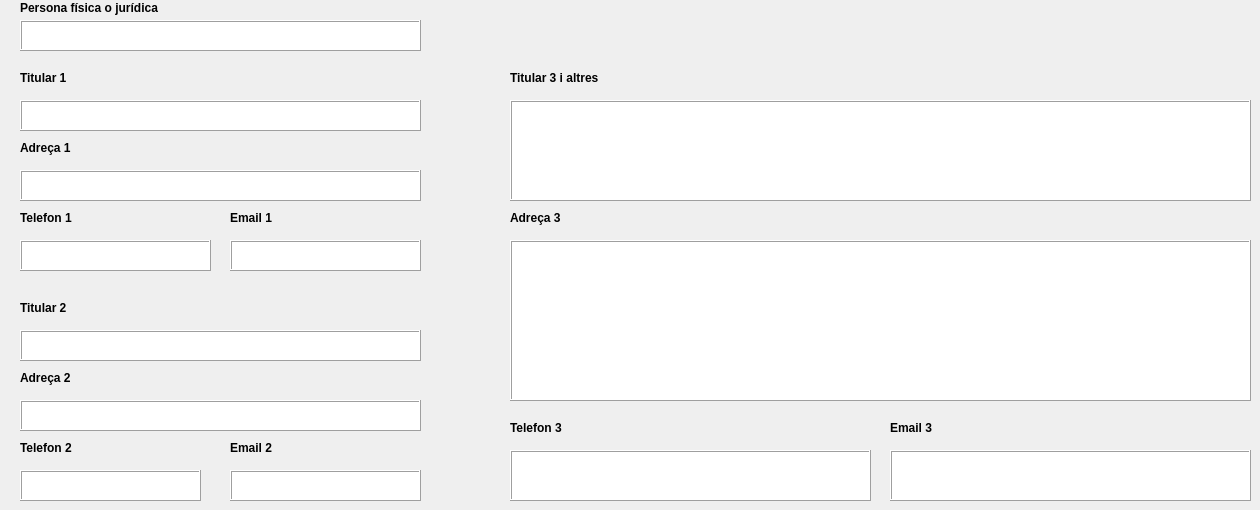
           <widget class="QWidget" name="tab">
            <attribute name="title">
             <string>DADES TITULARS</string>
            </attribute>
            <widget class="QLabel" name="label_26">
             <property name="geometry">
              <rect>
               <x>20</x>
               <y>0</y>
               <width>151</width>
               <height>16</height>
              </rect>
             </property>
             <property name="font">
              <font>
               <weight>75</weight>
               <bold>true</bold>
              </font>
             </property>
             <property name="text">
              <string>Persona física o jurídica</string>
             </property>
            </widget>
            <widget class="QTextEdit" name="pers_fis_jurid">
             <property name="geometry">
              <rect>
               <x>20</x>
               <y>20</y>
               <width>401</width>
               <height>31</height>
              </rect>
             </property>
             <property name="frameShape">
              <enum>QFrame::Box</enum>
             </property>
             <property name="frameShadow">
              <enum>QFrame::Raised</enum>
             </property>
            </widget>
            <widget class="QTextEdit" name="adresa_2">
             <property name="geometry">
              <rect>
               <x>20</x>
               <y>400</y>
               <width>401</width>
               <height>31</height>
              </rect>
             </property>
             <property name="frameShape">
              <enum>QFrame::Box</enum>
             </property>
             <property name="frameShadow">
              <enum>QFrame::Raised</enum>
             </property>
            </widget>
            <widget class="QTextEdit" name="tel_2">
             <property name="geometry">
              <rect>
               <x>20</x>
               <y>470</y>
               <width>181</width>
               <height>31</height>
              </rect>
             </property>
             <property name="frameShape">
              <enum>QFrame::Box</enum>
             </property>
             <property name="frameShadow">
              <enum>QFrame::Raised</enum>
             </property>
            </widget>
            <widget class="QLabel" name="label_4">
             <property name="geometry">
              <rect>
               <x>20</x>
               <y>300</y>
               <width>111</width>
               <height>16</height>
              </rect>
             </property>
             <property name="font">
              <font>
               <weight>75</weight>
               <bold>true</bold>
              </font>
             </property>
             <property name="text">
              <string>Titular 2</string>
             </property>
            </widget>
            <widget class="QLabel" name="label_21">
             <property name="geometry">
              <rect>
               <x>20</x>
               <y>440</y>
               <width>111</width>
               <height>16</height>
              </rect>
             </property>
             <property name="font">
              <font>
               <weight>75</weight>
               <bold>true</bold>
              </font>
             </property>
             <property name="text">
              <string>Telefon 2</string>
             </property>
            </widget>
            <widget class="QTextEdit" name="email_1">
             <property name="geometry">
              <rect>
               <x>230</x>
               <y>240</y>
               <width>191</width>
               <height>31</height>
              </rect>
             </property>
             <property name="frameShape">
              <enum>QFrame::Box</enum>
             </property>
             <property name="frameShadow">
              <enum>QFrame::Raised</enum>
             </property>
            </widget>
            <widget class="QLabel" name="label_2">
             <property name="geometry">
              <rect>
               <x>20</x>
               <y>70</y>
               <width>111</width>
               <height>16</height>
              </rect>
             </property>
             <property name="font">
              <font>
               <weight>75</weight>
               <bold>true</bold>
              </font>
             </property>
             <property name="autoFillBackground">
              <bool>false</bool>
             </property>
             <property name="text">
              <string>Titular 1</string>
             </property>
            </widget>
            <widget class="QTextEdit" name="adresa_1">
             <property name="geometry">
              <rect>
               <x>20</x>
               <y>170</y>
               <width>401</width>
               <height>31</height>
              </rect>
             </property>
             <property name="frameShape">
              <enum>QFrame::Box</enum>
             </property>
             <property name="frameShadow">
              <enum>QFrame::Raised</enum>
             </property>
            </widget>
            <widget class="QTextEdit" name="email_3">
             <property name="geometry">
              <rect>
               <x>890</x>
               <y>450</y>
               <width>361</width>
               <height>51</height>
              </rect>
             </property>
             <property name="frameShape">
              <enum>QFrame::Box</enum>
             </property>
             <property name="frameShadow">
              <enum>QFrame::Raised</enum>
             </property>
            </widget>
            <widget class="QTextEdit" name="adresa_3">
             <property name="geometry">
              <rect>
               <x>510</x>
               <y>240</y>
               <width>741</width>
               <height>161</height>
              </rect>
             </property>
             <property name="frameShape">
              <enum>QFrame::Box</enum>
             </property>
             <property name="frameShadow">
              <enum>QFrame::Raised</enum>
             </property>
            </widget>
            <widget class="QTextEdit" name="tel_1">
             <property name="geometry">
              <rect>
               <x>20</x>
               <y>240</y>
               <width>191</width>
               <height>31</height>
              </rect>
             </property>
             <property name="frameShape">
              <enum>QFrame::Box</enum>
             </property>
             <property name="frameShadow">
              <enum>QFrame::Raised</enum>
             </property>
            </widget>
            <widget class="QTextEdit" name="titular_3">
             <property name="geometry">
              <rect>
               <x>510</x>
               <y>100</y>
               <width>741</width>
               <height>101</height>
              </rect>
             </property>
             <property name="frameShape">
              <enum>QFrame::Box</enum>
             </property>
             <property name="frameShadow">
              <enum>QFrame::Raised</enum>
             </property>
            </widget>
            <widget class="QLabel" name="label_8">
             <property name="geometry">
              <rect>
               <x>20</x>
               <y>370</y>
               <width>111</width>
               <height>16</height>
              </rect>
             </property>
             <property name="font">
              <font>
               <weight>75</weight>
               <bold>true</bold>
              </font>
             </property>
             <property name="text">
              <string>Adreça 2</string>
             </property>
            </widget>
            <widget class="QTextEdit" name="email_2">
             <property name="geometry">
              <rect>
               <x>230</x>
               <y>470</y>
               <width>191</width>
               <height>31</height>
              </rect>
             </property>
             <property name="frameShape">
              <enum>QFrame::Box</enum>
             </property>
             <property name="frameShadow">
              <enum>QFrame::Raised</enum>
             </property>
            </widget>
            <widget class="QLabel" name="label_58">
             <property name="geometry">
              <rect>
               <x>890</x>
               <y>420</y>
               <width>111</width>
               <height>16</height>
              </rect>
             </property>
             <property name="font">
              <font>
               <weight>75</weight>
               <bold>true</bold>
              </font>
             </property>
             <property name="text">
              <string>Email 3</string>
             </property>
            </widget>
            <widget class="QTextEdit" name="titular_1">
             <property name="geometry">
              <rect>
               <x>20</x>
               <y>100</y>
               <width>401</width>
               <height>31</height>
              </rect>
             </property>
             <property name="frameShape">
              <enum>QFrame::Box</enum>
             </property>
             <property name="frameShadow">
              <enum>QFrame::Raised</enum>
             </property>
            </widget>
            <widget class="QLabel" name="label_7">
             <property name="geometry">
              <rect>
               <x>510</x>
               <y>210</y>
               <width>111</width>
               <height>16</height>
              </rect>
             </property>
             <property name="font">
              <font>
               <weight>75</weight>
               <bold>true</bold>
              </font>
             </property>
             <property name="text">
              <string>Adreça 3</string>
             </property>
            </widget>
            <widget class="QLabel" name="label_20">
             <property name="geometry">
              <rect>
               <x>20</x>
               <y>210</y>
               <width>111</width>
               <height>16</height>
              </rect>
             </property>
             <property name="font">
              <font>
               <weight>75</weight>
               <bold>true</bold>
              </font>
             </property>
             <property name="text">
              <string>Telefon 1</string>
             </property>
            </widget>
            <widget class="QLabel" name="label_5">
             <property name="geometry">
              <rect>
               <x>510</x>
               <y>70</y>
               <width>111</width>
               <height>16</height>
              </rect>
             </property>
             <property name="font">
              <font>
               <weight>75</weight>
               <bold>true</bold>
              </font>
             </property>
             <property name="text">
              <string>Titular 3 i altres</string>
             </property>
            </widget>
            <widget class="QLabel" name="label_59">
             <property name="geometry">
              <rect>
               <x>230</x>
               <y>440</y>
               <width>111</width>
               <height>16</height>
              </rect>
             </property>
             <property name="font">
              <font>
               <weight>75</weight>
               <bold>true</bold>
              </font>
             </property>
             <property name="text">
              <string>Email 2</string>
             </property>
            </widget>
            <widget class="QTextEdit" name="tel_3">
             <property name="geometry">
              <rect>
               <x>510</x>
               <y>450</y>
               <width>361</width>
               <height>51</height>
              </rect>
             </property>
             <property name="frameShape">
              <enum>QFrame::Box</enum>
             </property>
             <property name="frameShadow">
              <enum>QFrame::Raised</enum>
             </property>
            </widget>
            <widget class="QLabel" name="label_37">
             <property name="geometry">
              <rect>
               <x>230</x>
               <y>210</y>
               <width>111</width>
               <height>16</height>
              </rect>
             </property>
             <property name="font">
              <font>
               <weight>75</weight>
               <bold>true</bold>
              </font>
             </property>
             <property name="text">
              <string>Email 1</string>
             </property>
            </widget>
            <widget class="QTextEdit" name="titular_2">
             <property name="geometry">
              <rect>
               <x>20</x>
               <y>330</y>
               <width>401</width>
               <height>31</height>
              </rect>
             </property>
             <property name="frameShape">
              <enum>QFrame::Box</enum>
             </property>
             <property name="frameShadow">
              <enum>QFrame::Raised</enum>
             </property>
            </widget>
            <widget class="QLabel" name="label_6">
             <property name="geometry">
              <rect>
               <x>20</x>
               <y>140</y>
               <width>111</width>
               <height>16</height>
              </rect>
             </property>
             <property name="font">
              <font>
               <weight>75</weight>
               <bold>true</bold>
              </font>
             </property>
             <property name="text">
              <string>Adreça 1</string>
             </property>
            </widget>
            <widget class="QLabel" name="label_22">
             <property name="geometry">
              <rect>
               <x>510</x>
               <y>420</y>
               <width>111</width>
               <height>16</height>
              </rect>
             </property>
             <property name="font">
              <font>
               <weight>75</weight>
               <bold>true</bold>
              </font>
             </property>
             <property name="text">
              <string>Telefon 3</string>
             </property>
            </widget>
           </widget>
